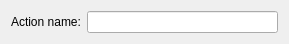
<?xml version="1.0" encoding="UTF-8"?>
<ui version="4.0">
 <class>AddAction</class>
 <widget class="QWidget" name="AddAction">
  <property name="geometry">
   <rect>
    <x>0</x>
    <y>0</y>
    <width>289</width>
    <height>40</height>
   </rect>
  </property>
  <layout class="QGridLayout" name="gridLayout">
   <item row="0" column="0">
    <layout class="QGridLayout" name="GlActionAdd">
     <item row="0" column="0">
      <widget class="QLabel" name="LblActionName">
       <property name="text">
        <string>Action name:</string>
       </property>
      </widget>
     </item>
     <item row="0" column="1">
      <widget class="KLineEdit" name="LeActionName">
       <property name="toolTip">
        <string>Enter the name for your new action</string>
       </property>
      </widget>
     </item>
    </layout>
   </item>
  </layout>
 </widget>
 <customwidgets>
  <customwidget>
   <class>KLineEdit</class>
   <extends>QLineEdit</extends>
   <header>klineedit.h</header>
  </customwidget>
 </customwidgets>
 <connections/>
</ui>
